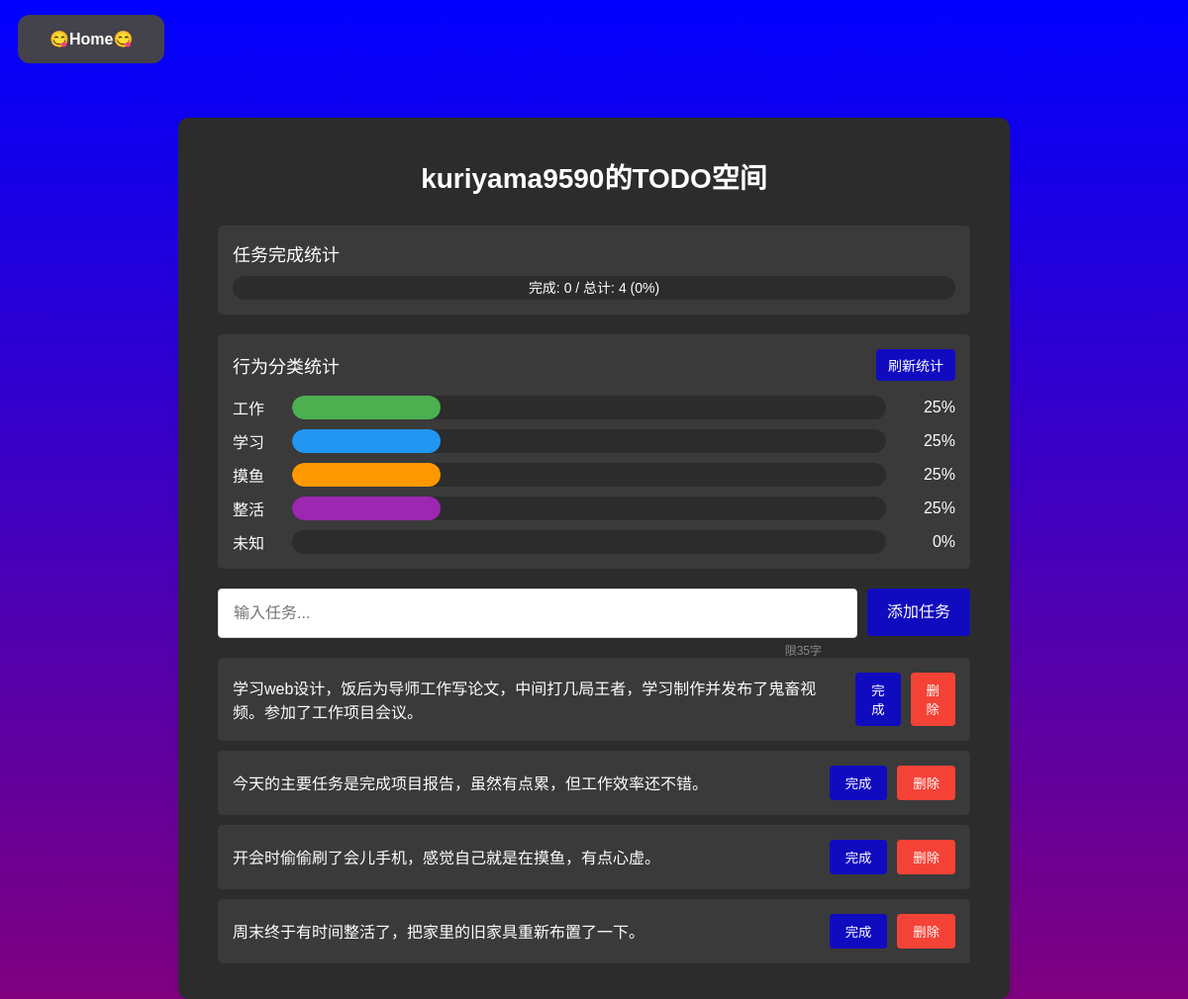
/todo (signed in), run on the app's committed database.
### app.py (models this page shows)
class Todo(db.Model):
    id = db.Column(db.Integer, primary_key=True)
    content = db.Column(db.String(200), nullable=False)
    completed = db.Column(db.Boolean, default=False)
    user_id = db.Column(db.Integer, db.ForeignKey('user.id'), nullable=False)
    behavior_type = db.Column(db.String(20), nullable=True)

### app.py (the view)
@app.route('/todo')
@login_required
def todo():
    login_status = session.get('login_status', False)
    username = current_user.username if login_status else ''
    title = f'{username}的TODO空间' if login_status else '请先登录'
    todos = Todo.query.filter_by(user_id=current_user.id).all()
    return render_template('todo.html', title=title, todos=todos)

### app.py (called while the page is built)
@login_manager.user_loader
def load_user(user_id):
    return User.query.get(int(user_id))

### templates/todo.html (shortened to what this page needs)
<!DOCTYPE html>
<html lang="en">
<head>
    <link rel="stylesheet" href="{{ url_for('static', filename='styles.css') }}">
</head>
<body>
    <a href="{{ url_for('index')}}" class="no-underline" style="margin-top: 50px;">
        <button class="button-top">😋Home😋</button>
    </a><br>
    <div class="todo-container">
        <h1 class="page-title">{{ title }}</h1>
        <div class="stats-container">
            <div class="stats-title">任务完成统计</div>
            <div class="stats-bar">
                <div class="stats-text">完成: 0 / 总计: 0 (0%)</div>
            </div>
        </div>
        <div class="behavior-stats-container">
            <div class="behavior-title">
                <span>行为分类统计</span>
                <button onclick="updateBehaviorStats()" class="refresh-button">刷新统计</button>
            </div>
            <div class="behavior-chart">
                <div class="behavior-item">
                    <span class="behavior-label">工作</span>
                    <div class="behavior-bar">
                        <div class="behavior-progress behavior-work" style="width: 0%"></div>
                    </div>
                    <span class="behavior-value">0%</span>
                </div>
                <div class="behavior-item">
                    <span class="behavior-label">学习</span>
                    <div class="behavior-bar">
                        <div class="behavior-progress behavior-study" style="width: 0%"></div>
                    </div>
                    <span class="behavior-value">0%</span>
                </div>
                <div class="behavior-item">
                    <span class="behavior-label">摸鱼</span>
                    <div class="behavior-bar">
                        <div class="behavior-progress behavior-relax" style="width: 0%"></div>
                    </div>
                    <span class="behavior-value">0%</span>
                </div>
                <div class="behavior-item">
                    <span class="behavior-label">整活</span>
                    <div class="behavior-bar">
                        <div class="behavior-progress behavior-fun" style="width: 0%"></div>
                    </div>
                    <span class="behavior-value">0%</span>
                </div>
                <div class="behavior-item">
                    <span class="behavior-label">未知</span>
                    <div class="behavior-bar">
                    </div>
                    <span class="behavior-value">0%</span>
                </div>
            </div>
        </div>
        <div class="input-group">
            <input type="text" id="task-input" placeholder="输入任务..." required maxlength="50">
            <span class="char-counter">限35字</span>
            <button onclick="addTask()" class="button-add">添加任务</button>
        </div>
        <ul id="task-list" style="list-style: none; padding: 0;">
            {% for todo in todos %}
            <li data-id="{{ todo.id }}" class="todo-item {% if todo.completed %}completed{% endif %}">
                <span class="todo-content">{{ todo.content }}</span>
                <div class="todo-buttons">
                    <button onclick="toggleTodo('{{ todo.id }}')" class="button-complete">{% if todo.completed %}取消完成{% else %}完成{% endif %}</button>
                    <button onclick="deleteTodo('{{ todo.id }}')" class="button-delete">删除</button>
                </div>
            </li>
            {% endfor %}
        </ul>
    </div>
</body>
</html>

### static/styles.css (style rules this page uses)
body, html { height: 100%; margin:0 }
body { background-image: linear-gradient(to bottom, blue, purple); background-attachment: fixed; font-family: Arial, sans-serif; }
a.no-underline { text-decoration: none; }
.button-top { font-weight: 600; display: inline-block; background-color: #44424a; border: none; color: white; padding: 15px 32px; text-align: center; font-size: 16px; margin: 15px 18px; cursor: pointer; border-radius: 12px; transition: background-color 0.5s,transform 0.5s; animation: popout-detailed-button 1s ease-out; }
input { margin-bottom: 15px; padding: 10px; border: 1px solid #ccc; border-radius: 4px; }
button { padding: 10px; background-color: #5cb85c; color: white; border: none; border-radius: 4px; cursor: pointer; }
a { color: #5cb85c; text-decoration: none; }

### templates/todo.html (style rules this page uses)
.todo-container { max-width: 800px; margin: 40px auto; background-color: #2c2c2c; border-radius: 10px; padding: 20px; box-shadow: 0 2px 10px rgba(0, 0, 0, 0.1); }
.input-group { display: flex; align-items: stretch; gap: 10px; margin: 20px; position: relative; }
.input-group input { flex: 1; padding: 12px 15px; border: 1px solid #ddd; border-radius: 4px; font-size: 16px; background-color: #fff; line-height: 1.5; margin: 0; }
.char-counter { position: absolute; right: 150px; bottom: -20px; font-size: 12px; color: #888; }
.button-add { background-color: #110bc0; color: white; padding: 12px 20px; border: none; border-radius: 4px; cursor: pointer; transition: all 0.3s ease; font-size: 16px; line-height: 1.5; margin: 0; height: 100%; display: flex; align-items: center; justify-content: center; }
.button-complete { background-color: #110bc0; color: white; padding: 8px 16px; border: none; border-radius: 4px; cursor: pointer; transition: background-color 0.3s; }
.button-delete { background-color: #f44336; color: white; padding: 8px 16px; border: none; border-radius: 4px; cursor: pointer; transition: background-color 0.3s; }
.todo-item { display: flex; justify-content: space-between; align-items: center; padding: 15px; margin: 10px 20px; background-color: #3a3a3a; border-radius: 5px; transition: background-color 0.3s; }
.todo-buttons { display: flex; gap: 10px; }
.todo-content { color: #fff; flex-grow: 1; margin-right: 10px; font-size: 16px; }
.page-title { color: #fff; text-align: center; margin-bottom: 30px; font-size: 28px; }
.stats-container { background-color: #3a3a3a; border-radius: 5px; padding: 15px; margin: 20px; color: #fff; }
.stats-title { font-size: 18px; margin-bottom: 10px; color: #fff; }
.stats-bar { height: 24px; background-color: #2c2c2c; border-radius: 12px; overflow: hidden; position: relative; margin-top: 10px; }
.stats-text { position: absolute; width: 100%; text-align: center; color: #fff; font-size: 14px; line-height: 24px; z-index: 1; }
.behavior-stats-container { background-color: #3a3a3a; border-radius: 5px; padding: 15px; margin: 20px; color: #fff; }
.behavior-title { font-size: 18px; margin-bottom: 15px; color: #fff; display: flex; justify-content: space-between; align-items: center; }
.behavior-chart { display: flex; flex-direction: column; gap: 10px; }
.behavior-item { display: flex; align-items: center; gap: 10px; }
.behavior-bar { flex-grow: 1; height: 24px; background-color: #2c2c2c; border-radius: 12px; overflow: hidden; position: relative; }
.behavior-progress { height: 100%; transition: width 0.3s ease; border-radius: 12px; }
.behavior-label { min-width: 50px; }
.behavior-value { min-width: 60px; text-align: right; }
.behavior-work { background-color: #4CAF50; }
.behavior-study { background-color: #2196F3; }
.behavior-relax { background-color: #FF9800; }
.behavior-fun { background-color: #9C27B0; }
.refresh-button { background-color: #110bc0; color: white; padding: 6px 12px; border: none; border-radius: 4px; cursor: pointer; transition: all 0.3s ease; font-size: 14px; }

### data on the page
Todo: content "学习web设计，饭后为导师工作写论文，中间打几局王者，学习制作并发布了鬼畜视频。参加了工作项目会议。", completed "完成"
Todo: content "今天的主要任务是完成项目报告，虽然有点累，但工作效率还不错。", completed "完成"
Todo: content "开会时偷偷刷了会儿手机，感觉自己就是在摸鱼，有点心虚。", completed "完成"
Todo: content "周末终于有时间整活了，把家里的旧家具重新布置了一下。", completed "完成"

### other printed values
{{ title }} "kuriyama9590的TODO空间"
